Frame 1 (no input): blank canvas, image omitted
Frame 60 (the mouse pressed at the canvas centre just before this capture): blank canvas, image omitted
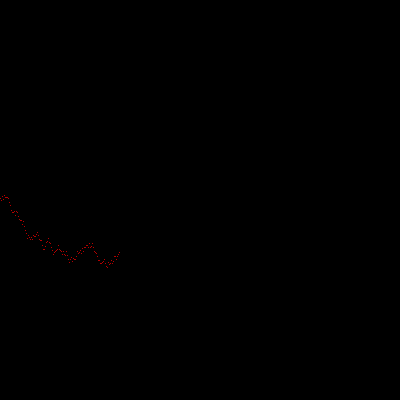
Frame 120 (the mouse held since frame 60 and released just before this capture)

The Processing sketch whose frames 1 and 60 were blank and that drew this single picture after the mouse press (run headless with seeded random() and noise(); from frame 60 on, the mouse is pressed at the canvas centre):

// Processing sketch: Algo1
// ── Algo1.pde

int track = 0;
float price = 200;
float bought_price;
float sold_price;
float profit;
int time = 0;
float margin;
boolean held = false;
float net;
boolean leave = false;

void setup(){
  background(0);
  size(400,400);
}

void draw(){
  stroke(255,0,0);
  price += random(-5,5);
  point(track, (400 - price));
  track++;
  
  if (track == width){
    track = 0;
    fill(0);
    rect(-1,-1,401,401);
  }
  
  time++;
  
  begin();
  if(!leave == true){
     ratchet();
   }
  
  stats();
  
  if(time > 500){
    leave = true;
    leaveProtocol();
  }
  
}

void begin(){
  if (time == 1){
    buy();
    bought_price = price;
  }
}
    
void buy(){
  held = true;
}
  
void sell(){
  held = false;
}
  
void stats(){
    print(time + " ");
  
    print("buy: " + bought_price);
    print(", ");
    
    print("sold: " + sold_price);
    print(", ");
    
    print("profit: " + profit);
    print(", ");
    
    print("net: " + net);
    print(", ");
    
    print("current: " + price);
    print(", ");
    
    print("held: ");
    print(held);
    print(", ");
    
    println("leave: " + leave);
  
    
}

void ratchet(){
  if(held == true){
    if (price > bought_price + margin){
      sold_price = price;
      profit += sold_price;
      net = sold_price - bought_price;
      sell();
      println("SOLD!");
    }
  }
  
  if(held == false){
    if(price > sold_price ){
      bought_price = price;
      profit -= bought_price;
      buy();
      println("BOUGHT!");
    }
  }
}
  
 
void leaveProtocol(){
    if(held == true){
      if(price >= bought_price){
        sell();
        profit += sold_price - bought_price;
        sold_price = price;
        noLoop();
        println("OUT");
      }
      
    if(held == false){
      noLoop();
      println("OUT");
      }
    }
    
    
   if(time > 1500){
      sell();
      profit += sold_price - bought_price;
      println("OUT");
   }
   
   
    
   
      
  
}
    
        
  
  
  
